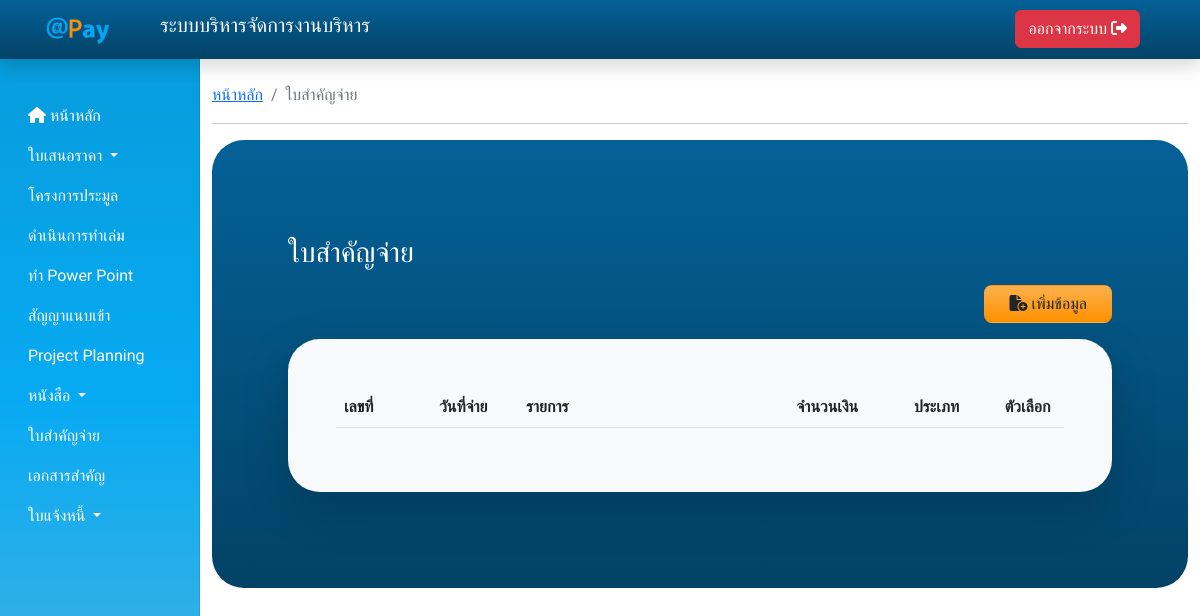
The page /index?page=expenses (signed in) on the database as committed earlier.
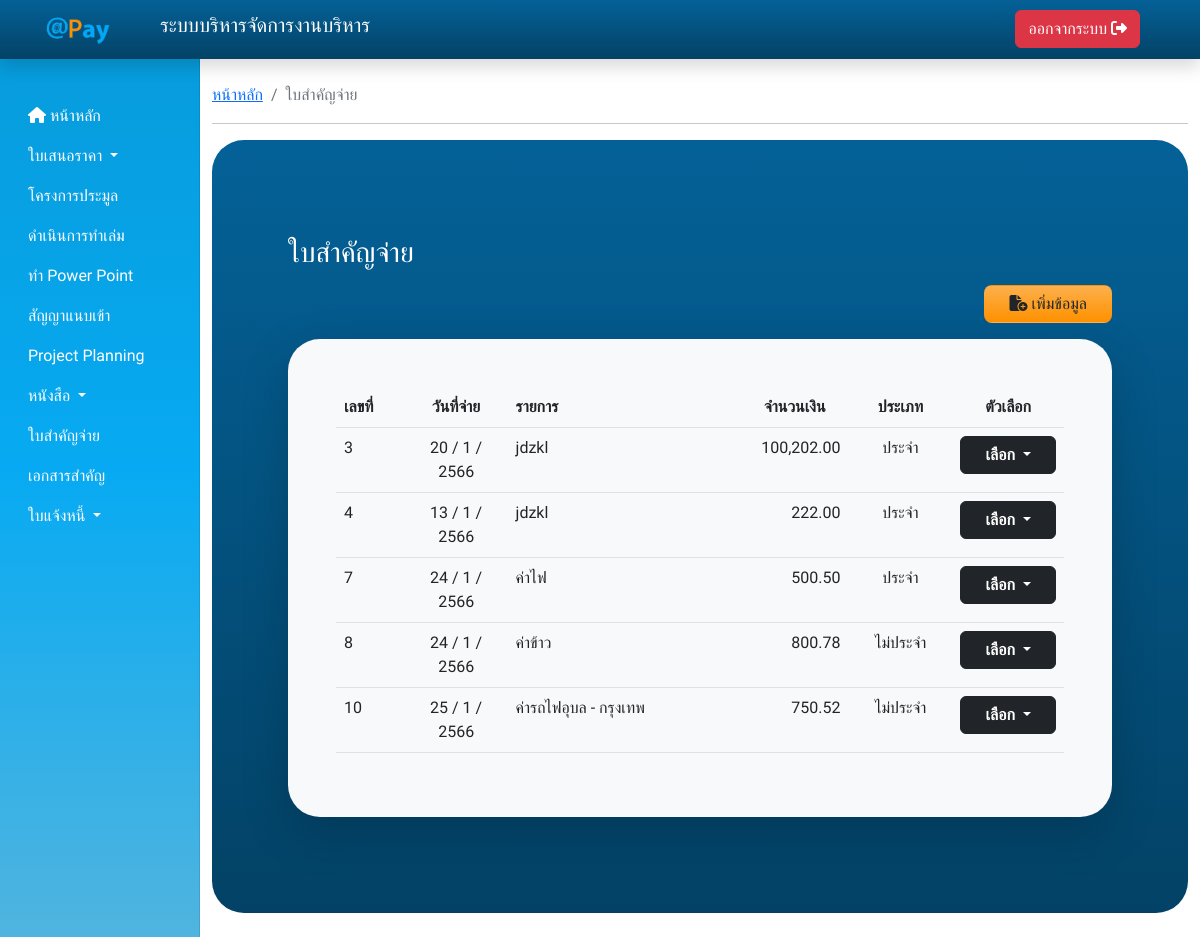
The same page on the database as committed later.
### tables this page shows
CREATE TABLE `expenses` (
  `expenses_id` bigint NOT NULL,
  `expenses_type` varchar(255) NOT NULL,
  `expenses_date` date NOT NULL,
  `expenses_list` varchar(255) NOT NULL,
  `expenses_price` varchar(255) NOT NULL,
  `expenses_file` varchar(255) NOT NULL,
  `expenses_create` datetime NOT NULL,
  `expenses_update` datetime DEFAULT NULL,
  `expenses_uid` bigint NOT NULL
);

### view/dashboard/PDF_set/thaidate.php (called while the page is built, shortened)
<?php
function ConvDate($strDate) {
    $strYear = date("Y",strtotime($strDate))+543;
    $strMonth= date("n",strtotime($strDate));
    $strDay= date("j",strtotime($strDate));
    return "$strDay / $strMonth / $strYear";
    }
?>

### view/dashboard/expenses_list.php (the view, shortened to what this page needs)
<nav aria-label="breadcrumb">
    <ol class="breadcrumb">
        <li class="breadcrumb-item"><a href="index">หน้าหลัก</a></li>
        <li class="breadcrumb-item active" aria-current="page">ใบสำคัญจ่าย</li>
    </ol>
</nav>
<hr>
<div class="container bg-secondary-addpay rounded-5">
    <div class="main-body py-md-5 px-md-1 text-white">
        <div class="container">
            <div id="" class="py-4 p-md-5 text-white">
                <div class="text-center text-md-start">
                    <h3>ใบสำคัญจ่าย</h3>
                </div>
                <div class="my-4 my-md-3 text-center text-md-end">
                    <a class="btn btn-addpay px-md-4 rounded-3 " href="?page=expenses_add">
                        <i class="fa-solid fa-file-circle-plus"></i> เพิ่มข้อมูล</a>
                </div>
                <div class="p-3 p-md-5 bg-light rounded-5 shadow-lg" id="main_row">
                    <div class="table-responsive text-dark">
                        <table class="table table-hover" id="expensesTable">
                            <thead>
                                <tr class="rows align-center">
                                    <th class="text-start" style="width:10%" scope="col">เลขที่</th>
                                    <th class="text-center" style="width:15%" scope="col">วันที่จ่าย</th>
                                    <th class="text-left" style="width:35%" scope="col">รายการ</th>
                                    <th class="text-center" style="width:15%" scope="col">จำนวนเงิน</th>
                                    <th class="text-center" style="width:15%" scope="col">ประเภท</th>
                                    <th class="text-center" style="width:10%" scope="col">ตัวเลือก</th>
                                </tr>
                            </thead>
                            <?php
                            $sql = "SELECT * FROM expenses";
                            $query = $conn->query($sql);
                            while ($rows = $query->fetch_assoc()) {
                                echo '
                                    <tr>
                                        <td align="start">' . $rows["expenses_id"] . '</td>
                                        <td align="center">' . ConvDate($rows["expenses_date"]) . '</td>
                                        <td>' . $rows["expenses_list"] . '</td>
                                        <td align="right">' . number_format($rows["expenses_price"], 2). '</td>
                                        <td align="center">' . $rows["expenses_type"] . '</td>
                                        <td>
                                            <div class="btn-group">
                                                <button type="button" class="btn btn-dark dropdown-toggle px-2 px-md-4"
                                                    data-bs-toggle="dropdown" aria-expanded="false"><b>เลือก</b>
                                                </button>
                                                <ul class="dropdown-menu">
                                                    <li><a class="dropdown-item" target="_blank"
                                                            href="uploadfile/expensesfile/' . $rows["expenses_file"] . '">เปิดเอกสาร</a>
                                                    </li>
                                                    <li><a class="dropdown-item"
                                                            href="?page=expenses_edit&editexpenses=' . encode($rows["expenses_id"], secret_key()) . '">แก้ไข</a>
                                                    </li>
                                                    <li><a class="dropdown-item deleteexpenses" data-expenses-list="'.$rows["expenses_list"].'" id="' . $rows["expenses_id"] . '" >ลบ</a></li>
                                                </ul>
                                            </div>
                                        </td>
                                    </tr>
                               ';
                            }
                            ?>
                        </table>
                    </div>
                </div>
            </div>
        </div>
    </div>
</div>

Rows that differ between the two databases and show on the page:
added expenses: expenses_id "3", expenses_date "20 / 1 / 2566", expenses_list "jdzkl", expenses_price "100,202.00", expenses_type "ประจำ"
added expenses: expenses_id "4", expenses_date "13 / 1 / 2566", expenses_list "jdzkl", expenses_price "222.00", expenses_type "ประจำ"
added expenses: expenses_id "7", expenses_date "24 / 1 / 2566", expenses_list "ค่าไฟ", expenses_price "500.50", expenses_type "ประจำ"
added expenses: expenses_id "8", expenses_date "24 / 1 / 2566", expenses_list "ค่าข้าว", expenses_price "800.78", expenses_type "ไม่ประจำ"
added expenses: expenses_id "10", expenses_date "25 / 1 / 2566", expenses_list "ค่ารถไฟอุบล - กรุงเทพ", expenses_price "750.52", expenses_type "ไม่ประจำ"
